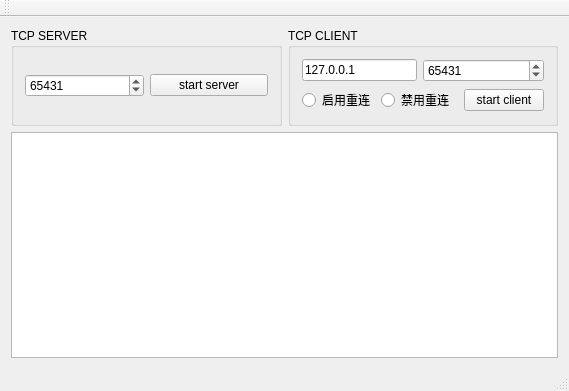
<?xml version="1.0" encoding="UTF-8"?>
<ui version="4.0">
 <class>MainWindow</class>
 <widget class="QMainWindow" name="MainWindow">
  <property name="geometry">
   <rect>
    <x>0</x>
    <y>0</y>
    <width>569</width>
    <height>391</height>
   </rect>
  </property>
  <property name="windowTitle">
   <string>MainWindow</string>
  </property>
  <widget class="QWidget" name="centralWidget">
   <layout class="QGridLayout" name="gridLayout_2">
    <item row="0" column="0">
     <widget class="QGroupBox" name="groupBox">
      <property name="title">
       <string>TCP SERVER</string>
      </property>
      <layout class="QHBoxLayout" name="horizontalLayout">
       <item>
        <widget class="QSpinBox" name="spinBox">
         <property name="maximum">
          <number>9999999</number>
         </property>
         <property name="value">
          <number>65431</number>
         </property>
        </widget>
       </item>
       <item>
        <widget class="QPushButton" name="pushButton">
         <property name="text">
          <string>start server</string>
         </property>
        </widget>
       </item>
      </layout>
     </widget>
    </item>
    <item row="0" column="1">
     <widget class="QGroupBox" name="groupBox_2">
      <property name="title">
       <string>TCP CLIENT</string>
      </property>
      <layout class="QGridLayout" name="gridLayout">
       <item row="0" column="0" colspan="2">
        <widget class="QLineEdit" name="lineEdit">
         <property name="text">
          <string>127.0.0.1</string>
         </property>
        </widget>
       </item>
       <item row="0" column="2" colspan="2">
        <widget class="QSpinBox" name="spinBox_2">
         <property name="maximum">
          <number>99999</number>
         </property>
         <property name="value">
          <number>65431</number>
         </property>
        </widget>
       </item>
       <item row="1" column="0">
        <widget class="QRadioButton" name="radioButton">
         <property name="text">
          <string>启用重连</string>
         </property>
        </widget>
       </item>
       <item row="1" column="1" colspan="2">
        <widget class="QRadioButton" name="radioButton_2">
         <property name="text">
          <string>禁用重连</string>
         </property>
        </widget>
       </item>
       <item row="1" column="3">
        <widget class="QPushButton" name="pushButton_2">
         <property name="text">
          <string>start client</string>
         </property>
        </widget>
       </item>
      </layout>
     </widget>
    </item>
    <item row="1" column="0" colspan="2">
     <widget class="QTextEdit" name="textEdit"/>
    </item>
   </layout>
  </widget>
  <widget class="QMenuBar" name="menuBar">
   <property name="geometry">
    <rect>
     <x>0</x>
     <y>0</y>
     <width>569</width>
     <height>23</height>
    </rect>
   </property>
  </widget>
  <widget class="QToolBar" name="mainToolBar">
   <attribute name="toolBarArea">
    <enum>TopToolBarArea</enum>
   </attribute>
   <attribute name="toolBarBreak">
    <bool>false</bool>
   </attribute>
  </widget>
  <widget class="QStatusBar" name="statusBar"/>
 </widget>
 <layoutdefault spacing="6" margin="11"/>
 <resources/>
 <connections/>
</ui>
